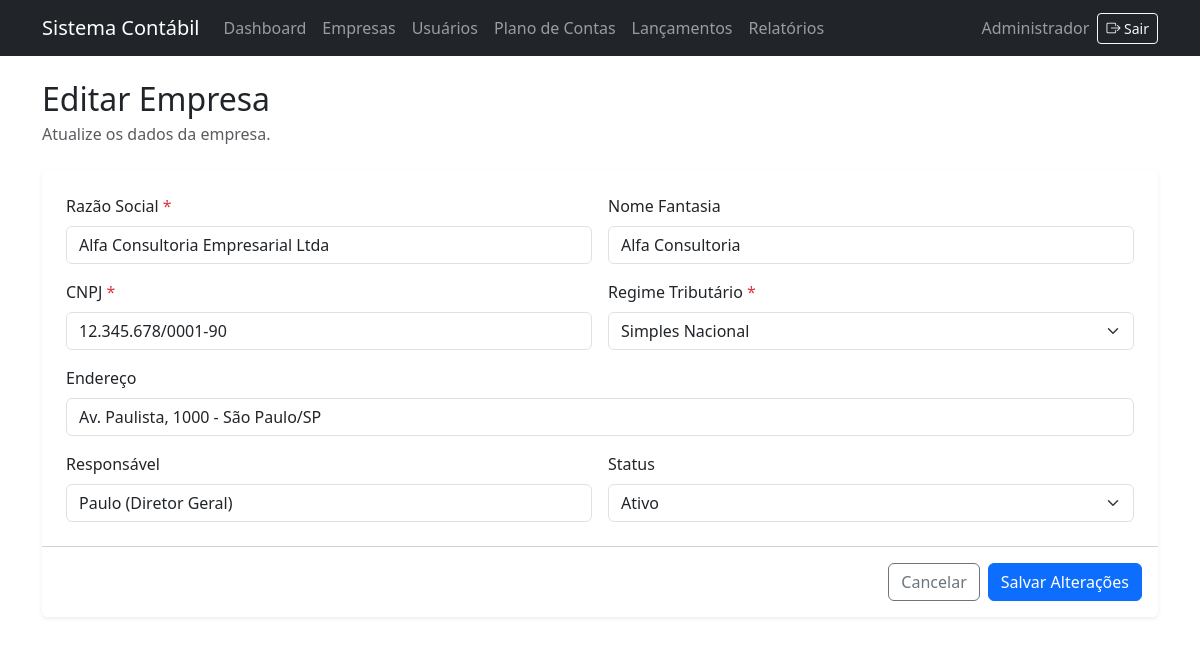
/empresas/form.php?id=1 (signed in), run on the app's committed database.
### tables this page shows
CREATE TABLE IF NOT EXISTS empresas (
    id_empresa         INT UNSIGNED AUTO_INCREMENT PRIMARY KEY,
    razao_social       VARCHAR(160) NOT NULL,
    nome_fantasia      VARCHAR(160) NULL,
    cnpj               VARCHAR(18) NOT NULL,
    endereco           VARCHAR(255) NULL,
    regime_tributario  VARCHAR(30) NOT NULL,
    responsavel        VARCHAR(120) NULL,
    status             ENUM('ativo', 'inativo') NOT NULL DEFAULT 'ativo',
    UNIQUE KEY uk_empresas_cnpj (cnpj)
);

### autoload.php (called while the page is built, shortened)
<?php
spl_autoload_register(static function (string $class): void {
    $prefix = 'App\\';
    $relativeClass = substr($class, strlen($prefix));
    $file = __DIR__
        . DIRECTORY_SEPARATOR . 'src'
        . DIRECTORY_SEPARATOR . str_replace('\\', DIRECTORY_SEPARATOR, $relativeClass)
        . '.php';
});

### config/config.php (called while the page is built, shortened)
<?php
$appDebug = getenv('APP_DEBUG');

### src/Core/Database.php (called while the page is built, shortened)
<?php
require_once dirname(__DIR__, 2) . DIRECTORY_SEPARATOR . 'config'
    . DIRECTORY_SEPARATOR . 'config.php';
final class Database
{
    private static ?self $instance = null;
    private PDO $connection;
    private function __construct()
    {
        $dsn = 'mysql:host=' . DB_HOST
            . ';port=' . DB_PORT
            . ';dbname=' . DB_NAME
            . ';charset=' . DB_CHARSET;
        $opcoes = [
            PDO::ATTR_ERRMODE => PDO::ERRMODE_EXCEPTION,
            PDO::ATTR_DEFAULT_FETCH_MODE => PDO::FETCH_ASSOC,
            PDO::ATTR_EMULATE_PREPARES => false,
        ];
        try {
            $this->connection = new PDO($dsn, DB_USER, DB_PASS, $opcoes);
        } catch (PDOException $exception) {
            throw new RuntimeException(
                'Não foi possível conectar ao banco de dados. Verifique as configurações e tente novamente.',
                0,
                $exception
            );
        }
    }
    public static function getInstance(): self
    {
        if (self::$instance === null) {
            self::$instance = new self();
        }
        return self::$instance;
    }
    public function getConnection(): PDO
    {
        return $this->connection;
    }
}

### src/Repository/EmpresaRepository.php (called while the page is built, shortened)
<?php
final class EmpresaRepository
{
    private PDO $conexao;
    public function __construct()
    {
        $this->conexao = Database::getInstance()->getConnection();
    }
    public function buscar(int $id): ?array
    {
        $statement = $this->conexao->prepare(
            'SELECT id_empresa, razao_social, nome_fantasia, cnpj, endereco,
                    regime_tributario, responsavel, status
             FROM empresas
             WHERE id_empresa = :id'
        );
        $statement->execute(['id' => $id]);
        $empresa = $statement->fetch(PDO::FETCH_ASSOC);
        return $empresa === false ? null : $empresa;
    }
}

### empresas/form.php (the view, shortened to what this page needs)
<?php
require_once dirname(__DIR__) . DIRECTORY_SEPARATOR . 'autoload.php';
$idEmpresa = null;
if (isset($_GET['id'])) {
    $idRecebido = $_GET['id'];
    $idEmpresa = (int) $idRecebido;
}
$empresa = null;
if ($idEmpresa !== null) {
    $empresaRepository = new App\Repository\EmpresaRepository();
    $empresa = $empresaRepository->buscar($idEmpresa);
}
$valores = [
    'razao_social' => (string) ($empresa['razao_social'] ?? ''),
    'nome_fantasia' => (string) ($empresa['nome_fantasia'] ?? ''),
    'cnpj' => (string) ($empresa['cnpj'] ?? ''),
    'endereco' => (string) ($empresa['endereco'] ?? ''),
    'regime_tributario' => (string) ($empresa['regime_tributario'] ?? ''),
    'responsavel' => (string) ($empresa['responsavel'] ?? ''),
    'status' => (string) ($empresa['status'] ?? 'ativo'),
];
$errosValidacao = [];
$regimesPermitidos = [
    'mei' => 'MEI',
    'simples_nacional' => 'Simples Nacional',
    'lucro_presumido' => 'Lucro Presumido',
    'lucro_real' => 'Lucro Real',
];
require_once dirname(__DIR__) . DIRECTORY_SEPARATOR . 'includes'
    . DIRECTORY_SEPARATOR . 'header.php';
$escapar = static fn (string $valor): string => htmlspecialchars(
    $valor,
    ENT_QUOTES | ENT_SUBSTITUTE,
    'UTF-8'
);
?>
<div class="mb-4">
    <h1 class="h2 mb-1"><?= $idEmpresa === null ? 'Nova Empresa' : 'Editar Empresa' ?></h1>
    <p class="text-body-secondary mb-0">
        <?= $idEmpresa === null ? 'Preencha os dados para cadastrar uma empresa.' : 'Atualize os dados da empresa.' ?>
    </p>
</div>
<form
    action="/Contabil/empresas/form.php<?= $idEmpresa === null ? '' : '?id=' . $idEmpresa ?>"
    method="post"
    class="card border-0 shadow-sm"
>
    <div class="card-body p-4">
        <div class="row g-3">
            <div class="col-12 col-md-6">
                <label for="razao_social" class="form-label">Razão Social <span class="text-danger">*</span></label>
                <input
                    type="text"
                    class="form-control<?= isset($errosValidacao['razao_social']) ? ' is-invalid' : '' ?>"
                    id="razao_social"
                    name="razao_social"
                    value="<?= $escapar($valores['razao_social']) ?>"
                    maxlength="255"
                    required
                >
            </div>
            <div class="col-12 col-md-6">
                <label for="nome_fantasia" class="form-label">Nome Fantasia</label>
                <input
                    type="text"
                    class="form-control"
                    id="nome_fantasia"
                    name="nome_fantasia"
                    value="<?= $escapar($valores['nome_fantasia']) ?>"
                    maxlength="255"
                >
            </div>
            <div class="col-12 col-md-6">
                <label for="cnpj" class="form-label">CNPJ <span class="text-danger">*</span></label>
                <input
                    type="text"
                    class="form-control<?= isset($errosValidacao['cnpj']) ? ' is-invalid' : '' ?>"
                    id="cnpj"
                    name="cnpj"
                    value="<?= $escapar($valores['cnpj']) ?>"
                    maxlength="18"
                    required
                >
            </div>
            <div class="col-12 col-md-6">
                <label for="regime_tributario" class="form-label">Regime Tributário <span class="text-danger">*</span></label>
                <select
                    class="form-select<?= isset($errosValidacao['regime_tributario']) ? ' is-invalid' : '' ?>"
                    id="regime_tributario"
                    name="regime_tributario"
                    required
                >
                    <?php foreach ($regimesPermitidos as $codigoRegime => $nomeRegime): ?>
                        <option
                            value="<?= $escapar($codigoRegime) ?>"
                            <?= $valores['regime_tributario'] === $codigoRegime ? 'selected' : '' ?>
                        >
                            <?= $escapar($nomeRegime) ?>
                        </option>
                    <?php endforeach; ?>
                </select>
            </div>
            <div class="col-12">
                <label for="endereco" class="form-label">Endereço</label>
                <input
                    type="text"
                    class="form-control"
                    id="endereco"
                    name="endereco"
                    value="<?= $escapar($valores['endereco']) ?>"
                    maxlength="255"
                >
            </div>
            <div class="col-12 col-md-6">
                <label for="responsavel" class="form-label">Responsável</label>
                <input
                    type="text"
                    class="form-control"
                    id="responsavel"
                    name="responsavel"
                    value="<?= $escapar($valores['responsavel']) ?>"
                    maxlength="255"
                >
            </div>
            <div class="col-12 col-md-6">
                <label for="status" class="form-label">Status</label>
                <select class="form-select" id="status" name="status">
                    <option value="ativo" <?= $valores['status'] === 'ativo' ? 'selected' : '' ?>>
                        Ativo
                    </option>
                </select>
            </div>
        </div>
    </div>
    <div class="card-footer bg-white d-flex justify-content-end gap-2 py-3">
        <a href="/Contabil/empresas/listar.php" class="btn btn-outline-secondary">Cancelar</a>
        <button type="submit" class="btn btn-primary">
            <?= $idEmpresa === null ? 'Cadastrar Empresa' : 'Salvar Alterações' ?>
        </button>
    </div>
</form>
<?php
require_once dirname(__DIR__) . DIRECTORY_SEPARATOR . 'includes'
    . DIRECTORY_SEPARATOR . 'footer.php';

### data on the page
empresas: razao_social "Alfa Consultoria Empresarial Ltda", nome_fantasia "Alfa Consultoria", cnpj "12.345.678/0001-90", regime_tributario "Simples Nacional", endereco "Av. Paulista, 1000 - São Paulo/SP", responsavel "Paulo (Diretor Geral)", status "Ativo"

### other printed values
$escapar(APP_NAME) "Sistema Contábil"
$escapar($usuarioAtual['nome']) "Administrador"
